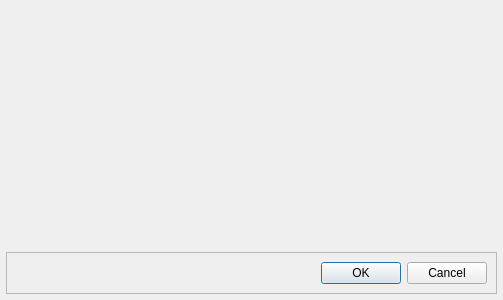
<ui version="4.0" >
 <class>CModalDialog</class>
 <widget class="QDialog" name="CModalDialog" >
  <property name="geometry" >
   <rect>
    <x>0</x>
    <y>0</y>
    <width>503</width>
    <height>300</height>
   </rect>
  </property>
  <property name="windowTitle" >
   <string>Dialog</string>
  </property>
  <layout class="QVBoxLayout" >
   <property name="margin" >
    <number>6</number>
   </property>
   <property name="spacing" >
    <number>6</number>
   </property>
   <item>
    <widget class="QFrame" name="contentFrame" >
     <property name="sizePolicy" >
      <sizepolicy>
       <hsizetype>5</hsizetype>
       <vsizetype>7</vsizetype>
       <horstretch>0</horstretch>
       <verstretch>0</verstretch>
      </sizepolicy>
     </property>
     <property name="frameShape" >
      <enum>QFrame::NoFrame</enum>
     </property>
     <property name="frameShadow" >
      <enum>QFrame::Raised</enum>
     </property>
    </widget>
   </item>
   <item>
    <widget class="QFrame" name="buttonFrame" >
     <property name="frameShape" >
      <enum>QFrame::StyledPanel</enum>
     </property>
     <property name="frameShadow" >
      <enum>QFrame::Raised</enum>
     </property>
     <layout class="QHBoxLayout" >
      <property name="margin" >
       <number>9</number>
      </property>
      <property name="spacing" >
       <number>6</number>
      </property>
      <item>
       <widget class="QDialogButtonBox" name="buttonBox" >
        <property name="orientation" >
         <enum>Qt::Horizontal</enum>
        </property>
        <property name="standardButtons" >
         <set>QDialogButtonBox::Cancel|QDialogButtonBox::NoButton|QDialogButtonBox::Ok</set>
        </property>
        <property name="centerButtons" >
         <bool>false</bool>
        </property>
       </widget>
      </item>
     </layout>
    </widget>
   </item>
  </layout>
 </widget>
 <resources/>
 <connections/>
</ui>
